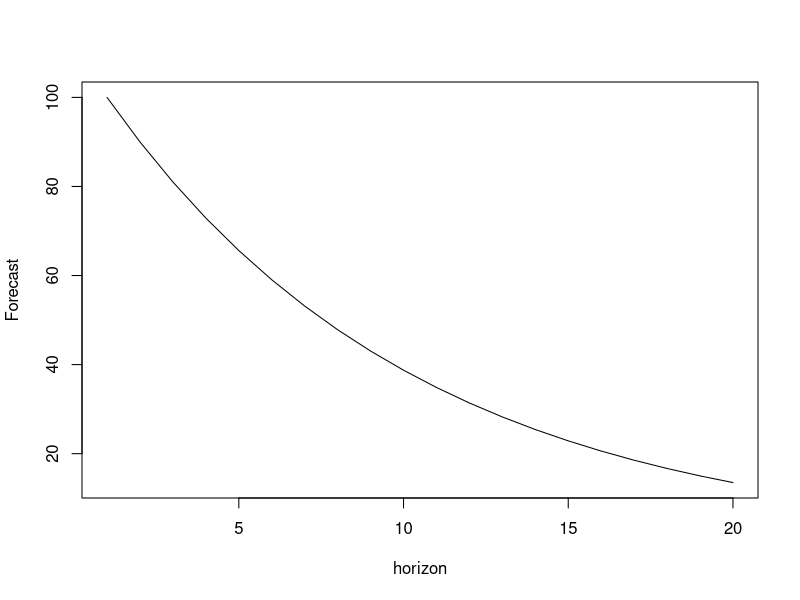
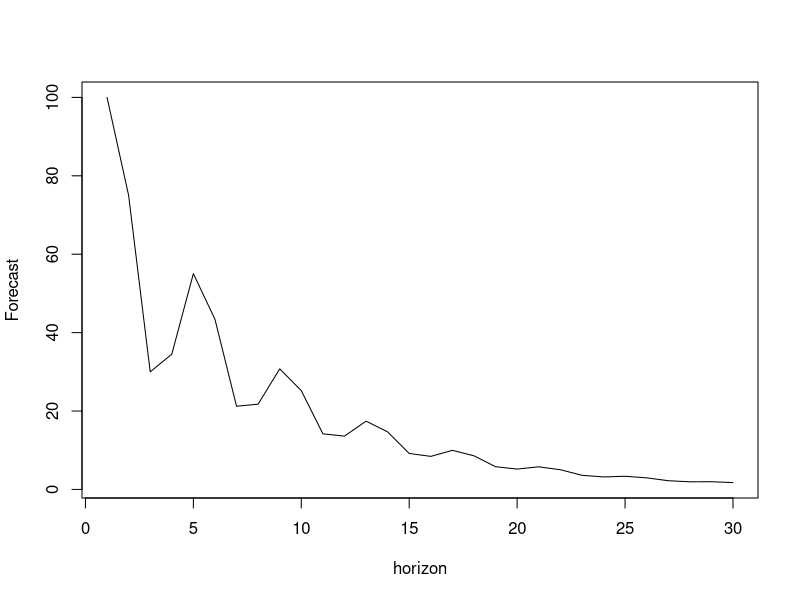

R code for these plots, in order: (Note: this script raises an error after producing the figures.)
## ---- chunk 1
y <- vector("numeric", 20)
y[1] <- 100
phi <- 0.9
for(i in 2:length(y)){
    y[i] <- phi * y[i-1]
}
plot(y, type="l", xlab="horizon", ylab="Forecast")
## ---- chunk 2
y <- vector("numeric", 30)
y[1:3] <- c(100, 75, 30)
phi <- c(0.9,-0.7,0.6)
for(i in 4:30){
    y[i] <- phi[1] * y[i-1] + phi[2] * y[i-2] + phi[3] * y[i-3]
}
plot(y, type="l", xlab="horizon", ylab="Forecast")
## ---- chunk 3
sim.ssarima(orders=list(ar=3), lags=1, obs=120, AR=c(0.9, -0.7, 0.6), initial=c(10,15,20), mean=0, sd=10) |>
    msarima(orders=list(ar=3), constant=FALSE,
            h=10, holdout=TRUE) |>
    forecast(interval="pred") |>
    plot(main="")
## ---- chunk 4
sim.ssarima(orders=list(ma=3), lags=1, obs=120, MA=c(0.9, -0.3, -0.6), initial=c(10,10,5), mean=0, sd=10) |>
    msarima(orders=list(ma=3), constant=FALSE,
            h=10, holdout=TRUE) |>
    forecast(interval="pred") |>
    plot(main="")
## ---- chunk 5
sim.ssarima(orders=list(ar=3, ma=3), lags=1, obs=120, AR=c(0.9, -0.7, 0.6),
            MA=c(0.9, -0.3, -0.6), initial=c(10,10,5), mean=0, sd=10) |>
    msarima(orders=list(ar=3, ma=3), constant=FALSE,
            h=10, holdout=TRUE) |>
    forecast(interval="pred") |>
    plot(main="")
## ---- chunk 6
y <- vector("numeric", 20)
y[1] <- 100
phi <- 0.9
for(i in 2:length(y)){
    y[i] <- 100 + phi * y[i-1]
}
plot(y, type="l", xlab="horizon", ylab="Forecast")
## ---- chunk 7
x <- sim.ssarima(orders=list(ar=3, ma=3), lags=1, obs=120, AR=c(0.9, -0.8, 0.3),
                 MA=c(0.7, -0.3, 0.6), initial=c(300,-150,80), constant=200, mean=0, sd=10)
msarima(x$data,orders=list(ar=3, ma=3), constant=TRUE,
        h=10, holdout=TRUE) |>
    forecast(interval="parametric") |>
    plot(main="",legend=FALSE)
## ---- chunk 8
sim.sma(1, 120) |>
    sma(order=1,
        h=10, holdout=TRUE) |>
    forecast(interval="pred") |>
    plot(main="")
## ---- chunk 9
sim.ssarima(orders=list(i=1), lags=1, obs=120,
            constant=2) |>
    msarima(orders=list(i=1), constant=TRUE,
            h=10, holdout=TRUE) |>
    forecast(interval="pred") |>
    plot(main="")
## ---- chunk 10
sim.ssarima(orders=list(ar=1,i=1,ma=2), lags=1, obs=120, AR=0.7, initial=c(500, -350),
            mean=0, sd=10) |>
    msarima(orders=list(ar=1,i=1,ma=2), constant=FALSE,
            h=10, holdout=TRUE) |>
    forecast(interval="pred") |>
    plot(main="")
## ---- chunk 11
y <- vector("numeric", 100)
y[1:5] <- c(97,87,85,94,95)
phi <- c(0.6,0.8)
for(i in 6:length(y)){
    y[i] <- phi[1] * y[i-1] + phi[2] * y[i-4] -
      phi[1] * phi[2] * y[i-5]
}
plot(y, type="l", xlab="horizon", ylab="Forecast")
## ---- chunk 12
y <- vector("numeric", 100)
y[1:5] <- c(97,87,85,94,95)
phi <- c(0.6,0.8)
for(i in 6:length(y)){
    y[i] <- phi[1] * y[i-1] + phi[2] * y[i-4] -
      phi[1] * phi[2] * y[i-5] + 8
}
plot(y, type="l", xlab="horizon", ylab="Forecast")
## ---- chunk 13
y <- vector("numeric", 100)
y[1:9] <- c(96,87,85,94,97,88,86,95,98)
phi <- c(0.6,0.8)
for(i in 10:length(y)){
    y[i] <- phi[1] * y[i-1] + (1+phi[2]) * y[i-4] -
      (1+ phi[2]) *phi[1] * y[i-5] - phi[2] * y[i-8] +
      phi[1] * phi[2] * y[i-9] + 0.1
}
plot(y, type="l", xlab="horizon", ylab="Forecast")
## ---- chunk 14
y <- vector("numeric",21)
y[] <- 0.9^c(0:(length(y)-1))
plot(0:(length(y)-1), y, type="l", xlab="Lag", ylab="ACF")
## ---- chunk 15
# All defaults
knitr::include_graphics("./images/09-Sarah.jpeg")
## ---- chunk 16
# Generate data from ETS(A,N,N) with alpha=0.2
y <- sim.es("ANN", obs=120, persistence=0.2)
# Estimate ETS(A,N,N)
esModel <- es(y$data, "ANN")
# Estimate ARIMA(0,1,1)
msarimaModel <- msarima(y$data, c(0,1,1), initial="optimal")
## ---- chunk 17
# Loss values
setNames(c(esModel$lossValue, msarimaModel$lossValue),
         c("ETS(A,N,N)","ARIMA(0,1,1)"))
# AIC
setNames(c(AIC(esModel), AIC(msarimaModel)),
         c("ETS(A,N,N)","ARIMA(0,1,1)"))
## ---- chunk 18
# Smoothing parameter and theta_1
setNames(c(esModel$persistence, msarimaModel$arma$ma+1),
         c("ETS(A,N,N)","ARIMA(0,1,1)"))
## ---- chunk 19
par(mfcol=c(2,1), mar=c(2,2,2,1))
plot(esModel,7)
plot(msarimaModel,7)
## ---- chunk 20
plot(BJsales)
## ---- chunk 21
adamARIMABJ <- vector("list",3)
# ARIMA(1,1,2)
adamARIMABJ[[1]] <- adam(BJsales, "NNN", orders=c(1,1,2),
                         h=10, holdout=TRUE)
# ARIMA(0,2,2)
adamARIMABJ[[2]] <- adam(BJsales, "NNN", orders=c(0,2,2),
                         h=10, holdout=TRUE)
# ARIMA(1,1,1)
adamARIMABJ[[3]] <- adam(BJsales, "NNN", orders=c(1,1,1),
                         h=10, holdout=TRUE)
names(adamARIMABJ) <- c("ARIMA(1,1,2)", "ARIMA(0,2,2)",
                        "ARIMA(1,1,1)")
## ---- chunk 22
sapply(adamARIMABJ, AICc)
## ---- chunk 23
plot(adamARIMABJ[[2]], 7)
## ---- chunk 24
adam(BJsales, "AAN", h=10, holdout=TRUE)
## ---- chunk 25
par(mfcol=c(1,2))
plot(adamARIMABJ[[2]], c(10,11), main="")
## ---- chunk 26
adamSARIMAAir <- vector("list",3)
# SARIMA(0,2,2)(0,1,1)[12]
adamSARIMAAir[[1]] <- adam(AirPassengers, "NNN", lags=c(1,12),
                           orders=list(ar=c(0,0), i=c(2,1),
                                       ma=c(2,1)),
                           h=12, holdout=TRUE)
# SARIMA(0,2,2)(1,1,1)[12]
adamSARIMAAir[[2]] <- adam(AirPassengers, "NNN", lags=c(1,12),
                           orders=list(ar=c(0,1), i=c(2,1),
                                       ma=c(2,1)),
                           h=12, holdout=TRUE)
# SARIMA(0,2,2)(1,1,0)[12]
adamSARIMAAir[[3]] <- adam(AirPassengers, "NNN", lags=c(1,12),
                           orders=list(ar=c(0,1), i=c(2,1),
                                       ma=c(2,0)),
                           h=12, holdout=TRUE)
names(adamSARIMAAir) <- c("SARIMA(0,2,2)(0,1,1)[12]",
                          "SARIMA(0,2,2)(1,1,1)[12]",
                          "SARIMA(0,2,2)(1,1,0)[12]")
## ---- chunk 27
sapply(adamSARIMAAir, AICc)
## ---- chunk 28
AICc(adamETSAir <- adam(AirPassengers, "MAM",
                        h=12, holdout=TRUE))
## ---- chunk 29
par(mfcol=c(1,2))
plot(adamETSAir, c(10,11), main="")
## ---- chunk 30
AICc(adam(AirPassengers, "MAM", h=12, holdout=TRUE,
          order=list(ma=c(0,1)), lags=c(1,12)))
